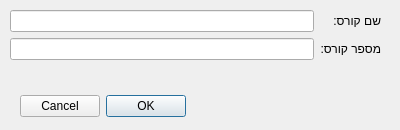
<?xml version="1.0" encoding="UTF-8"?>
<ui version="4.0">
 <class>NewCourseDialog</class>
 <widget class="QDialog" name="NewCourseDialog">
  <property name="geometry">
   <rect>
    <x>0</x>
    <y>0</y>
    <width>400</width>
    <height>130</height>
   </rect>
  </property>
  <property name="minimumSize">
   <size>
    <width>400</width>
    <height>130</height>
   </size>
  </property>
  <property name="maximumSize">
   <size>
    <width>400</width>
    <height>130</height>
   </size>
  </property>
  <property name="windowTitle">
   <string>Dialog</string>
  </property>
  <property name="layoutDirection">
   <enum>Qt::RightToLeft</enum>
  </property>
  <property name="locale">
   <locale language="Hebrew" country="Israel"/>
  </property>
  <widget class="QDialogButtonBox" name="buttonBox">
   <property name="geometry">
    <rect>
     <x>20</x>
     <y>90</y>
     <width>341</width>
     <height>32</height>
    </rect>
   </property>
   <property name="locale">
    <locale language="Hebrew" country="Israel"/>
   </property>
   <property name="orientation">
    <enum>Qt::Horizontal</enum>
   </property>
   <property name="standardButtons">
    <set>QDialogButtonBox::Cancel|QDialogButtonBox::Ok</set>
   </property>
  </widget>
  <widget class="QWidget" name="formLayoutWidget">
   <property name="geometry">
    <rect>
     <x>10</x>
     <y>10</y>
     <width>371</width>
     <height>71</height>
    </rect>
   </property>
   <layout class="QFormLayout" name="formLayout">
    <item row="0" column="0">
     <widget class="QLabel" name="courseNameLabel">
      <property name="text">
       <string>שם קורס:</string>
      </property>
     </widget>
    </item>
    <item row="0" column="1">
     <widget class="QLineEdit" name="courseNameLineEdit"/>
    </item>
    <item row="1" column="0">
     <widget class="QLabel" name="courseIdLabel">
      <property name="text">
       <string>מספר קורס:</string>
      </property>
     </widget>
    </item>
    <item row="1" column="1">
     <widget class="QLineEdit" name="courseIdLineEdit"/>
    </item>
   </layout>
  </widget>
 </widget>
 <tabstops>
  <tabstop>courseNameLineEdit</tabstop>
  <tabstop>courseIdLineEdit</tabstop>
 </tabstops>
 <resources/>
 <connections>
  <connection>
   <sender>buttonBox</sender>
   <signal>accepted()</signal>
   <receiver>NewCourseDialog</receiver>
   <slot>accept()</slot>
   <hints>
    <hint type="sourcelabel">
     <x>248</x>
     <y>254</y>
    </hint>
    <hint type="destinationlabel">
     <x>157</x>
     <y>274</y>
    </hint>
   </hints>
  </connection>
  <connection>
   <sender>buttonBox</sender>
   <signal>rejected()</signal>
   <receiver>NewCourseDialog</receiver>
   <slot>reject()</slot>
   <hints>
    <hint type="sourcelabel">
     <x>316</x>
     <y>260</y>
    </hint>
    <hint type="destinationlabel">
     <x>286</x>
     <y>274</y>
    </hint>
   </hints>
  </connection>
 </connections>
</ui>
